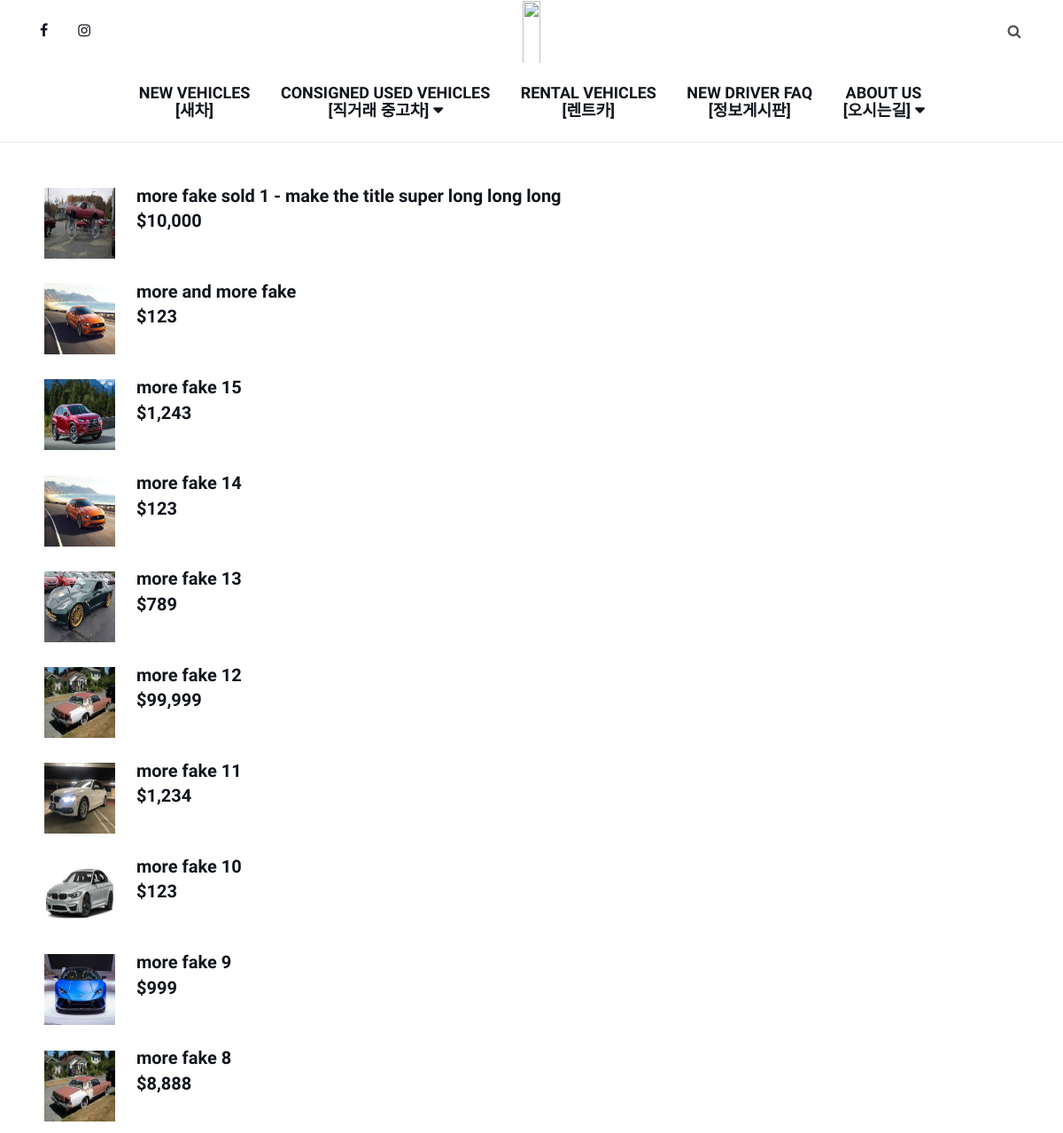
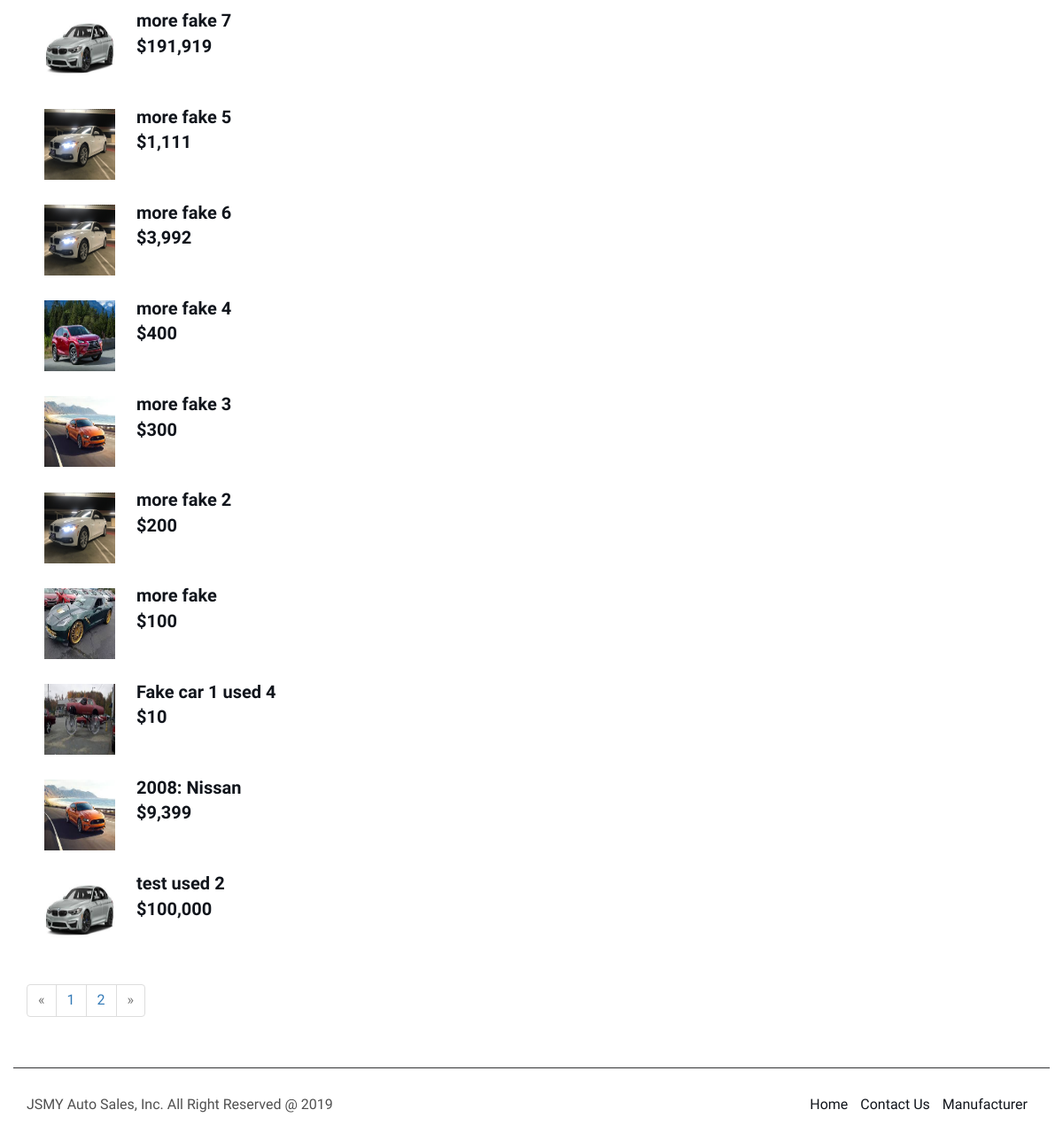
The app's page /used/ with its own data (2 pictures, top to bottom).
### listing/models.py (models this page shows, shortened)
class Car(models.Model):
    type = models.CharField(max_length=25, choices=[('New', 'New Vehicle'), ('Used', 'Used Vehicle'), ('Lease', 'Rental Vehicle'),('faq', 'FAQ')], default='New', verbose_name='Listing Type')
    title = models.CharField(max_length=500, verbose_name='Title of Vehicle Listing')
    price = models.DecimalField(max_digits=8, decimal_places=2, verbose_name='Price of Vehicle in Dollar Amount')
    body = RichTextField(verbose_name='Description of Vehicle')
    slug = models.SlugField(max_length=200, unique=True, verbose_name='SLUG: Your URL will have this in the address')
    publish = models.BooleanField(default=True)
    sold = models.CharField(max_length=10,verbose_name='Sold Y/N',choices=[('Sale', 'For Sale'), ('Solded', 'Sold')], default='Sale')
    created = models.DateField(auto_now_add=True)
    modified = models.DateField(auto_now=True)
    object = EntryQuerySet.as_manager()
    class Meta:
        verbose_name = "Car Listing Entry"
        verbose_name_plural = "Car Listing Entries"
        ordering = ["-created"]

### listing/views.py (the view)
# urls.py: path('used/', views.used.as_view(), name='usedListing'),
class used(TemplateView):
    template_name = 'listing/used.html'
    def get(self, request,):
        cursor = connection.cursor()
        cursor.execute(
            'select listing_carimg.LImage, listing_car.price,listing_car.slug, listing_car.title from listing_car inner join listing_carimg on listing_car.id = listing_carimg.car_id where listing_carimg.mainimage = 1 and listing_car.type ="Used" and listing_car.publish = 1 ORDER BY listing_car.id desc ')
        df = dictfetchall(cursor)
        posts = Car.object.filter(type="Used", publish=True, created__lte=timezone.now()).order_by('-pk')
        page = request.GET.get('page', 1)
        paginator = Paginator(df, 20)
        try:
            pag = paginator.page(page)
        except PageNotAnInteger:
            pag = paginator.page(1)
        except EmptyPage:
            pag = paginator.page(paginator.num_pages)
        return render(request, self.template_name, {'posts': posts, 'pag':pag})

### listing/views.py (called while the page is built)
def dictfetchall(cursor):
    desc = cursor.description
    return [
            dict(zip([col[0] for col in desc], row))
            for row in cursor.fetchall()
    ]

### listing/templates/listing/used.html (shortened to what this page needs)
<!DOCTYPE html>
<html lang="en">
<head>
</head>
{% extends 'index.html' %}
{% load static %}
{% load humanize %}
{% block summary %}
<body>
        <br>
        <br>
        {% for Car in pag %}
            <div class="container">
                <a href="{% url 'listing:detailListing' Car.slug%}">
                    <img src="/../media/{{ Car.LImage }}" width="70" height="70" align="middle" hspace="20">
                    <span class="a">{{ Car.title }}<br>${{ Car.price|floatformat:0|intcomma }}</span>
                </a>
                <br>
            </div>
        {% endfor %}
        <div class="container">
            {% if pag.has_other_pages %}
                <ul class="pagination">
                    {% if pag.has_previous %}
                        <li><a href="?page={{ pag.previous_page_number }}">&laquo;</a></li>
                    {% else %}
                        <li class="disabled"><span>&laquo;</span></li>
                    {% endif %}
                    {% for i in pag.paginator.page_range %}
                        {% if users.number == i %}
                            <li class="active"><span>{{ i }} <span class="sr-only">(current)</span></span></li>
                        {% else %}
                            <li><a href="?page={{ i }}">{{ i }}</a></li>
                        {% endif %}
                    {% endfor %}
                    {% if users.has_next %}
                        <li><a href="?page={{ pag.next_page_number }}">&raquo;</a></li>
                        {% else %}
                        <li class="disabled"><span>&raquo;</span></li>
                        {% endif %}
                </ul>
            {% endif %}
        </div>
</body>
{% endblock %}

### listing/static/style.css (style rules this page uses)
body { font-family: 'Muli', sans-serif; font-size: 16px; color: #505050; font-weight: 400; overflow-x: hidden; }
a { color: #11151c; -webkit-transition: 0.2s color; transition: 0.2s color; }
ul, ol { margin: 0; padding: 0; list-style: none }

### listing/templates/listing/used.html (style rules this page uses)
a { display: block; text-decoration: none; }
a img { display: inline-block; width: 80px; height: 80px; }
a span { display: inline-block; font-size: 20px; font-weight: bold; }

### records on screen
Car: title "more fake sold 1 - make the title super long long long", price "10,000"
Car: title "more and more fake", price "123"
Car: title "more fake 15", price "1,243"
Car: title "more fake 14", price "123"
Car: title "more fake 13", price "789"
Car: title "more fake 12", price "99,999"
Car: title "more fake 11", price "1,234"
Car: title "more fake 10", price "123"
Car: shows a picture, title "more fake 9", price "999"
Car: title "more fake 8", price "8,888"
Car: title "more fake 7", price "191,919"
Car: title "more fake 5", price "1,111"
Car: title "more fake 6", price "3,992"
Car: title "more fake 4", price "400"
Car: title "more fake 3", price "300"
Car: title "more fake 2", price "200"
Car: title "more fake", price "100"
Car: title "Fake car 1 used 4", price "10"
Car: title "2008: Nissan", price "9,399"
Car: title "test used 2", price "100,000"

### other values on screen
{{ i }} "1" "2"
